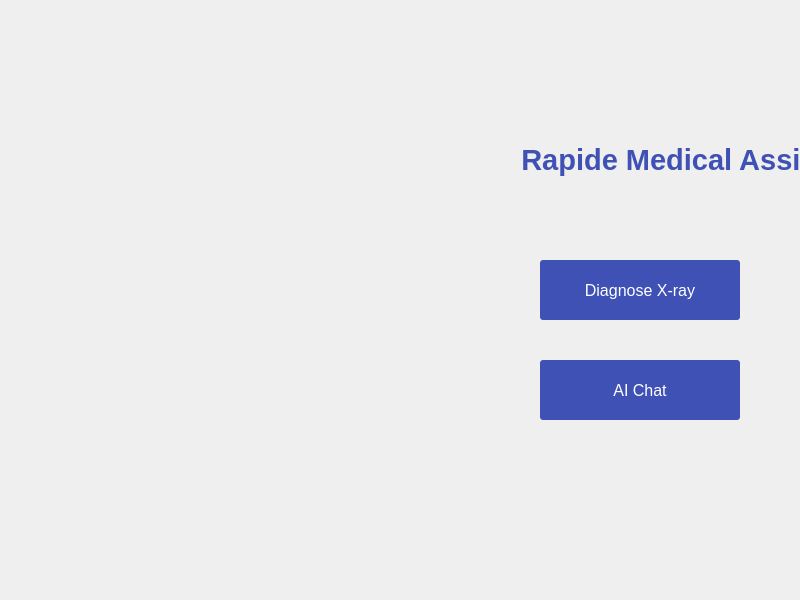
<?xml version="1.0" encoding="UTF-8"?>
<ui version="4.0">
 <class>MainWindow</class>
 <widget class="QMainWindow" name="MainWindow">
  <property name="geometry">
   <rect>
    <x>0</x>
    <y>0</y>
    <width>800</width>
    <height>600</height>
   </rect>
  </property>
  <property name="windowTitle">
   <string>Medical Analysis System</string>
  </property>
  <widget class="QWidget" name="centralwidget">
   <widget class="QLabel" name="label">
    <property name="geometry">
     <rect>
      <x>520</x>
      <y>100</y>
      <width>351</width>
      <height>120</height>
     </rect>
    </property>
    <property name="font">
     <font>
      <pointsize>22</pointsize>
      <weight>75</weight>
      <bold>true</bold>
     </font>
    </property>
    <property name="styleSheet">
     <string notr="true">QLabel {
	color:  rgb(63, 81, 181);
}</string>
    </property>
    <property name="text">
     <string>Rapide Medical Assistant</string>
    </property>
    <property name="alignment">
     <set>Qt::AlignCenter</set>
    </property>
    <property name="wordWrap">
     <bool>true</bool>
    </property>
    <property name="margin">
     <number>20</number>
    </property>
    <property name="SizePolicy" stdset="0">
     <sizepolicy hsizetype="Preferred" vsizetype="MinimumExpanding">
      <horstretch>0</horstretch>
      <verstretch>0</verstretch>
     </sizepolicy>
    </property>
   </widget>
   <widget class="QPushButton" name="screen1_btn">
    <property name="geometry">
     <rect>
      <x>540</x>
      <y>260</y>
      <width>200</width>
      <height>60</height>
     </rect>
    </property>
    <property name="minimumSize">
     <size>
      <width>200</width>
      <height>60</height>
     </size>
    </property>
    <property name="font">
     <font>
      <pointsize>12</pointsize>
     </font>
    </property>
    <property name="toolTip">
     <string>Click to start using Pneumonia classifier</string>
    </property>
    <property name="statusTip">
     <string/>
    </property>
    <property name="styleSheet">
     <string notr="true">QPushButton {
    border-radius: 3px;
    background-color: rgb(63, 81, 181); /* Dark blue */
    color: white; /* White text */
}

QPushButton:hover {
    background-color: rgb(92, 107, 192); /* Lighter blue on hover */
}

QPushButton:pressed {
    background-color: rgb(122, 137, 203); /* Even lighter blue when pressed */
}</string>
    </property>
    <property name="text">
     <string>Diagnose X-ray</string>
    </property>
   </widget>
   <widget class="QPushButton" name="screen2_btn">
    <property name="geometry">
     <rect>
      <x>540</x>
      <y>360</y>
      <width>200</width>
      <height>60</height>
     </rect>
    </property>
    <property name="minimumSize">
     <size>
      <width>200</width>
      <height>60</height>
     </size>
    </property>
    <property name="font">
     <font>
      <pointsize>12</pointsize>
     </font>
    </property>
    <property name="toolTip">
     <string>Click to start using medical chatbot</string>
    </property>
    <property name="statusTip">
     <string/>
    </property>
    <property name="styleSheet">
     <string notr="true">QPushButton {
    border-radius: 3px;
    background-color: rgb(63, 81, 181); /* Dark blue */
    color: white; /* White text */
}

QPushButton:hover {
    background-color: rgb(92, 107, 192); /* Lighter blue on hover */
}

QPushButton:pressed {
    background-color: rgb(122, 137, 203); /* Even lighter blue when pressed */
}</string>
    </property>
    <property name="text">
     <string>AI Chat</string>
    </property>
   </widget>
   <widget class="QLabel" name="img">
    <property name="geometry">
     <rect>
      <x>0</x>
      <y>0</y>
      <width>491</width>
      <height>601</height>
     </rect>
    </property>
    <property name="text">
     <string/>
    </property>
    <property name="scaledContents">
     <bool>true</bool>
    </property>
   </widget>
  </widget>
 </widget>
 <resources/>
 <connections/>
</ui>
